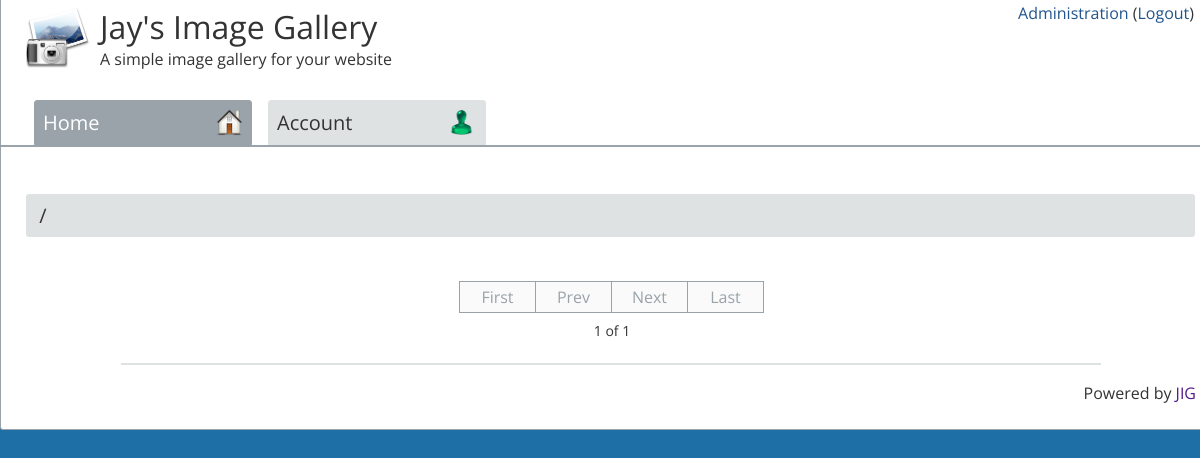
The page / (signed in) on the database its author committed.
### tables this page shows
CREATE TABLE general ( 
	title varchar(100) NOT NULL, 
	subtitle varchar(250) NOT NULL,
	language varchar (50) NOT NULL,
	numpage int (5) NOT NULL,
	picpage int (5) NOT NULL,
	hideinfo varchar (5) NOT NUll,
	comments varchar (10) NOT NULL,
	commentorder varchar (10) NOT NULL,
	recaptcha varchar (10) NOT NULL,
	sitekey varchar (50) NOT NULL,
	secretkey varchar (50) NOT NULL,
	watermark varchar (10) NOT NULL,
	wmposition varchar (25) NOT NUll,
	textwatermark varchar (100) NOT NULL,
	wmtextcolor varchar (10) NOT NULL,
	imagewatermark varchar (100)  NOT NULL,
	apdorder varchar (10) NOT NULL,
	contactform varchar (5) NOT NULL,
	branding varchar (5) NOT NULL,
	notifyanon varchar (5) NOT NULL,
	fadeeffect varchar (5) NOT NULL
);

### languages/english.php (called while the page is built, shortened)
<?php
$alink2 = "Administration";
$logout = "Logout";
$pow = "Powered by";
$tab6 = "Account";
$first = "First";
$last = "Last";
$next = "Next";
$prev = "Prev";
$hometab = "Home";
?>

### index.php (the view, shortened to what this page needs)
<?php
require ('config.php');
$sqlb = "SELECT username,cookieid FROM members LIMIT 1";
	$resultb = mysqli_query($dbconnect, $sqlb);
	$rowb = mysqli_fetch_row($resultb);
	$adminusername =  $rowb[0];
	$sql1 = "SELECT title,subtitle FROM general";
	$result1 = mysqli_query($dbconnect, $sql1);
	$row1 = mysqli_fetch_row($result1);
		$title = $row1[0];
		$subtitle = $row1[1];
?>
<!DOCTYPE html>
<html>
<head>
	<link rel="stylesheet" type="text/css" href="style.php?<?php echo time(); ?>">
</head>
<body>
<div class="main">
	<div class="header">
	<div class="toggle"><p>
<?php
	if  ($_SESSION['musername'] == "$adminusername") {
		echo "<a href=\"admin/index.php\">$alink2</a> (<a href=\"index.php?action=logout\">$logout</a>)</p>";
	}
?>
</div>
<img class="logo" src="images/system/logo.png">
	<span class="title">
		<a href="index.php">
<?php
	echo $title;
?>
		</a>
	</span>
<br>
<span class="subtitle">
<?php
	echo $subtitle;
?>
</span>
<br><br>
<div class="adminmenu">
<a href="index.php">
	<div class="adminmenuitem <?php $menu = $_GET["menu"]; if ($menu == 'home' or $menu == '') { echo 'selected'; } ?>"><?php echo $hometab; ?>
	<img class="menugraphic" src="images/system/home.png">
	</div>
</a>
<a href="index.php?menu=account">
	<div class="adminmenuitem <?php $menu = $_GET["menu"]; if ($menu == 'account') { echo 'selected'; } ?>"><?php echo $tab6; ?>
	<img class="menugraphic" src="images/system/account.png">
	</div>
</a>
</div>
</div>
<div class="imain">
<?php
	$pin = $_GET['pin'];
	$ain = $_GET['ain'];
	$menu = $_GET["menu"];
if ($menu == "account") {
	include ("account.php");
	} elseif ($menu == "contact") {
	include ("contact.php");
	} else {
if (!empty($pin)) {
	include ("photo.php");
	} elseif (!$ain) {
?>
<br>
<div class="breadcrumb">
	 &nbsp;/
</div>
<br>
<div class="youralbums">
<?php
	$sql3 = "SELECT picpage FROM general";
	$result3 = mysqli_query($dbconnect, $sql3);
	$row3 = mysqli_fetch_row($result3);
	$picpage = $row3[0];
	$page = $_GET['page'];
	$sql4 = "SELECT numpage FROM general";
	$result4 = mysqli_query($dbconnect, $sql4);
	$row4 = mysqli_fetch_row($result4);
	$numpage = $row4[0];
if (isset($_GET['page'])) {
    $page = $_GET['page'];
} else {
    $page = 1;
}
if  (isset($_SESSION['musername']) || $_SESSION['ausername'] == "$adminusername") {
	$sql13 = "SELECT COUNT(*) FROM albums WHERE parentalbum = 'root' AND album != 'None'";
	$result13 = mysqli_query($dbconnect,$sql13);
	$pagerows = mysqli_fetch_array($result13)[0];
	$pgtotal = ceil($pagerows / $numpage);
} else {
	$sql14 = "SELECT COUNT(*) FROM albums WHERE parentalbum = 'root' AND album != 'None' AND status = 'public'";
	$result14 = mysqli_query($dbconnect,$sql14);
	$pagerows = mysqli_fetch_array($result14)[0];
	$pgtotal = ceil($pagerows / $numpage);
}
if  (isset($_SESSION['musername']) || $_SESSION['ausername'] == "$adminusername") {
	$sql15 = "SELECT COUNT(*) FROM photos WHERE ain = 1";
	$result15 = mysqli_query($dbconnect,$sql15);
	$picrows = mysqli_fetch_array($result15)[0];
	$ptotal = ceil($picrows / $picpage);
} else {
	$sql16 = "SELECT COUNT(*) FROM photos WHERE ain = 1 AND status ='public'";
	$result16 = mysqli_query($dbconnect,$sql16);
	$picrows = mysqli_fetch_array($result16)[0];
	$ptotal = ceil($picrows / $picpage);
}
?>
<div class="pagiwrapper">
<br>
<div class="paginationdiv">
<?php
	if ($page == 1) {
		echo "<div class=\"boxed1 disabled fade\">$first</div>";
	} else {
   		echo "<a href=\"index.php?page=1\"><div class=\"boxed1 fade\">$first</div></a>";
    }
   if ($page <= 1){
    	echo "<div class=\"boxed disabled fade\">$prev</div>";
    } else {
    	echo "<a href=\"index.php?page=";
    	echo $page - 1;
    	echo "\"><div class=\"boxed fade\">$prev</div></a>";
    }
	$highestpagenumber = max($pgtotal, $ptotal);
    if($page == $highestpagenumber || $highestpagenumber == 0) {
	 	echo "<div class=\"boxed disabled fade\">$next</div>";
   	} else {
  		echo "<a href=\"index.php?page=";
  		echo $page + 1;
   		echo "\"> <div class=\"boxed fade\">$next</div></a>";
}
   	if ($page == $highestpagenumber || $highestpagenumber == 0) {
	    echo "<div class=\"boxed disabled fade\">$last</div>";
	} else {
 		echo "<a href=\"index.php?page=$highestpagenumber\"><div class=\"boxed fade\">$last</div></a>";
}
?>
<?php
	if ($highestpagenumber == 0) {
		$totalpages = 1;
	} else {
		$totalpages = $highestpagenumber;
	}
?>
<div class="pagenumber"><?php echo "$page of $totalpages";  ?></div>
</div>
</div>
<?php
	} else {
		include ("subalbum.php");
	}
?>
</div>
<br>
<?php
}
?>
</div>
<div class="footer">
	<hr class="divider">
	<br>
<?php
	$sql17 = "SELECT branding FROM general";
	$result17 = mysqli_query($dbconnect, $sql17);
	$row17 = mysqli_fetch_row($result17);
	$branding = $row17[0];
?>
	<span class="product"><?php if ($branding == "off") { echo "$pow <a target=\"_blank\" href=\"https://github.com/jaysimagegallery/jig\">JIG</a></span>"; } ?>
</div>
</body>
</html>

### rows shown on the page
general: title "Jay's Image Gallery", subtitle "A simple image gallery for your website"

### other values the page prints
$alink2 "Administration"
$logout "Logout"
$hometab "Home"
$tab6 "Account"
$first "First"
$prev "Prev"
$next "Next"
$last "Last"
$page "1"
$totalpages "1"
$pow "Powered by"
